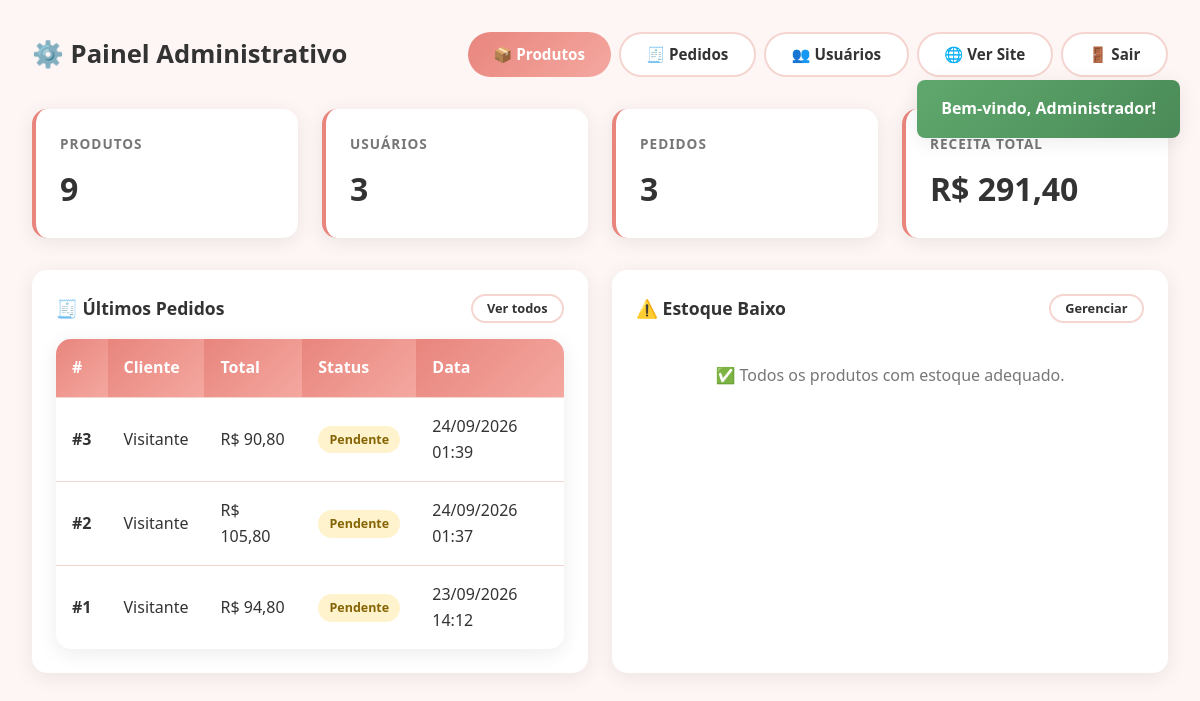
Page /admin/index.php (signed in) on the committed database.
### tables this page shows
CREATE TABLE `pedidos` (
  `id` int(11) NOT NULL,
  `usuario_id` int(11) DEFAULT NULL,
  `total` decimal(10,2) NOT NULL,
  `status` varchar(30) DEFAULT 'pendente',
  `criado_em` timestamp NOT NULL DEFAULT current_timestamp()
);

### includes/functions.php (called while the page is built, shortened)
<?php
require_once __DIR__ . '/../config/database.php';
function getFlash() {
    if (!empty($_SESSION['flash'])) {
        $f = $_SESSION['flash'];
        return $f;
    }
    return null;
}
function e($str) {
    return htmlspecialchars($str ?? '', ENT_QUOTES, 'UTF-8');
}

### config/database.php (called while the page is built)
<?php
class Database {
    private static $host = 'localhost';
    private static $dbname = 'reyvie';
    private static $user = 'root';
    private static $pass = '';
    private static $charset = 'utf8mb4';
    private static $conn = null;
    public static function getConnection() {
        if (self::$conn === null) {
            $dsn = "mysql:host=" . self::$host . ";dbname=" . self::$dbname . ";charset=" . self::$charset;
            $options = [
                PDO::ATTR_ERRMODE            => PDO::ERRMODE_EXCEPTION,
                PDO::ATTR_DEFAULT_FETCH_MODE => PDO::FETCH_ASSOC,
                PDO::ATTR_EMULATE_PREPARES   => false,
            ];
            try {
                self::$conn = new PDO($dsn, self::$user, self::$pass, $options);
            } catch (PDOException $e) {
                die('Erro ao conectar ao banco: ' . $e->getMessage());
            }
        }
        return self::$conn;
    }
}
function db() {
    return Database::getConnection();
}

### admin/index.php (the view, shortened to what this page needs)
<?php
require_once __DIR__ . '/../includes/functions.php';
$totalProdutos = (int) db()->query("SELECT COUNT(*) FROM produtos")->fetchColumn();
$totalUsuarios = (int) db()->query("SELECT COUNT(*) FROM usuarios")->fetchColumn();
$totalPedidos  = (int) db()->query("SELECT COUNT(*) FROM pedidos")->fetchColumn();
$receita       = (float) db()->query("SELECT COALESCE(SUM(total),0) FROM pedidos")->fetchColumn();
$ultimosPedidos = db()->query("
    SELECT p.id, p.total, p.status, p.criado_em, u.nome AS usuario
    FROM pedidos p
    LEFT JOIN usuarios u ON u.id = p.usuario_id
    ORDER BY p.id DESC
    LIMIT 5
")->fetchAll();
$estoqueBaixo = db()->query("
    SELECT id, nome, estoque
    FROM produtos
    WHERE estoque < 10
    ORDER BY estoque ASC
    LIMIT 5
")->fetchAll();
$flash = getFlash();
?>
<!DOCTYPE html>
<html lang="pt-BR">
<head>
</head>
<body>
<?php if ($flash): ?>
    <div class="notificacao <?= $flash['tipo'] ?>"><?= e($flash['msg']) ?></div>
<?php endif; ?>
<div class="wrap">
    <div class="admin-header">
        <h1>⚙️ Painel Administrativo</h1>
        <div class="admin-actions">
            <a href="produtos.php" class="btn btn-primary">📦 Produtos</a>
            <a href="pedidos.php" class="btn btn-secondary">🧾 Pedidos</a>
            <a href="usuarios.php" class="btn btn-secondary">👥 Usuários</a>
            <a href="../index.php" class="btn btn-secondary">🌐 Ver Site</a>
            <a href="../logout.php" class="btn btn-secondary">🚪 Sair</a>
        </div>
    </div>
    <div class="admin-cards">
        <div class="admin-card">
            <h3>Produtos</h3>
            <div class="valor"><?= $totalProdutos ?></div>
        </div>
        <div class="admin-card">
            <h3>Usuários</h3>
            <div class="valor"><?= $totalUsuarios ?></div>
        </div>
        <div class="admin-card">
            <h3>Pedidos</h3>
            <div class="valor"><?= $totalPedidos ?></div>
        </div>
        <div class="admin-card">
            <h3>Receita Total</h3>
            <div class="valor">R$ <?= number_format($receita, 2, ',', '.') ?></div>
        </div>
    </div>
    <div class="admin-grid">
        <div class="admin-panel">
            <div class="admin-panel-header">
                <h2>🧾 Últimos Pedidos</h2>
                <a href="pedidos.php" class="btn btn-secondary btn-sm">Ver todos</a>
            </div>
            <?php if (empty($ultimosPedidos)): ?>
                <p class="empty">Nenhum pedido ainda.</p>
            <?php else: ?>
                <table class="tabela-admin">
                    <thead>
                        <tr>
                            <th>#</th>
                            <th>Cliente</th>
                            <th>Total</th>
                            <th>Status</th>
                            <th>Data</th>
                        </tr>
                    </thead>
                    <tbody>
                        <?php foreach ($ultimosPedidos as $p): ?>
                            <tr>
                                <td><strong>#<?= $p['id'] ?></strong></td>
                                <td><?= e($p['usuario'] ?? 'Visitante') ?></td>
                                <td>R$ <?= number_format($p['total'], 2, ',', '.') ?></td>
                                <td><span class="badge badge-<?= e($p['status']) ?>"><?= e($p['status']) ?></span></td>
                                <td><?= date('d/m/Y H:i', strtotime($p['criado_em'])) ?></td>
                            </tr>
                        <?php endforeach; ?>
                    </tbody>
                </table>
            <?php endif; ?>
        </div>
        <div class="admin-panel">
            <div class="admin-panel-header">
                <h2>⚠️ Estoque Baixo</h2>
                <a href="produtos.php" class="btn btn-secondary btn-sm">Gerenciar</a>
            </div>
            <?php if (empty($estoqueBaixo)): ?>
                <p class="empty">✅ Todos os produtos com estoque adequado.</p>
            <?php endif; ?>
        </div>
    </div>
</div>
</body>
</html>

### style.php (style rules this page uses)
:root { --primary-coral: #e8857d; --primary-pink: #f4a8a0; --light-pink: #f5d5d0; --soft-pink: #fdf6f5; --dark-text: #333333; --gray-text: #777777; --muted-text: #999999; --success-start: #5FA86D; --success-end: #4A8A58; --error-start: #D64545; --error-end: #B83535; --shadow: 0 4px 20px rgba(0, 0, 0, 0.08); --radius-sm: 8px; --radius-md: 10px; --radius-lg: 15px; --transition: .2s ease; }
* { margin: 0; padding: 0; box-sizing: border-box; }
html { scroll-behavior: smooth; }
body { font-family: 'Segoe UI', Tahoma, Geneva, Verdana, sans-serif; background: var(--soft-pink); color: var(--dark-text); line-height: 1.6; }
.notificacao { position: fixed; top: 80px; right: 20px; padding: 1rem 1.5rem; border-radius: var(--radius-sm); color: #fff; font-weight: 600; z-index: 2000; animation: slideIn .3s ease-out; box-shadow: var(--shadow); max-width: 400px; }
.notificacao.sucesso { background: linear-gradient(135deg, var(--success-start), var(--success-end)); }
.wrap { max-width: 1200px; margin: 0 auto; padding: 2rem; }
.btn { border: none; border-radius: 50px; padding: .8rem 1.6rem; font-weight: 600; cursor: pointer; font-size: .95rem; transition: transform var(--transition), box-shadow var(--transition); text-decoration: none; display: inline-flex; align-items: center; justify-content: center; gap: .4rem; font-family: inherit; line-height: 1; }
.btn-primary { background: linear-gradient(135deg, var(--primary-coral), var(--primary-pink)); color: #fff; }
.btn-secondary { background: #fff; color: var(--dark-text); border: 2px solid var(--light-pink); }
.btn-sm { padding: .4rem .9rem; font-size: .8rem; }
.tabela-admin { width: 100%; background: #fff; border-radius: var(--radius-lg); overflow: hidden; border-collapse: collapse; box-shadow: var(--shadow); }
.tabela-admin th, .tabela-admin td { padding: 1rem; text-align: left; border-bottom: 1px solid var(--light-pink); vertical-align: middle; }
.tabela-admin th { background: linear-gradient(135deg, var(--primary-coral), var(--primary-pink)); color: #fff; font-weight: 600; }
.tabela-admin tr:last-child td { border-bottom: none; }
.tabela-admin tbody tr { transition: background var(--transition); }
.admin-cards { display: grid; grid-template-columns: repeat(auto-fit, minmax(200px, 1fr)); gap: 1.5rem; margin-bottom: 2rem; }
.admin-card { background: #fff; padding: 1.5rem; border-radius: var(--radius-lg); box-shadow: var(--shadow); border-left: 4px solid var(--primary-coral); transition: transform var(--transition); }
.admin-card h3 { font-size: .85rem; color: var(--gray-text); text-transform: uppercase; letter-spacing: 1px; margin-bottom: .5rem; }
.admin-card .valor { font-size: 2rem; font-weight: 700; color: var(--dark-text); }
.admin-header { display: flex; justify-content: space-between; align-items: center; flex-wrap: wrap; gap: 1rem; margin-bottom: 2rem; }
.admin-header h1 { font-size: 1.6rem; }
.admin-actions { display: flex; gap: .5rem; flex-wrap: wrap; }
.admin-grid { display: grid; grid-template-columns: 1fr 1fr; gap: 1.5rem; }
.admin-panel { background: #fff; padding: 1.5rem; border-radius: var(--radius-lg); box-shadow: var(--shadow); }
.admin-panel-header { display: flex; justify-content: space-between; align-items: center; margin-bottom: 1rem; gap: .5rem; flex-wrap: wrap; }
.admin-panel-header h2 { font-size: 1.1rem; }
.empty { color: var(--gray-text); text-align: center; padding: 1.5rem; }
.badge { display: inline-block; padding: .25rem .7rem; border-radius: 50px; font-size: .78rem; font-weight: 600; background: #eee; color: #555; text-transform: capitalize; }
.badge-pendente { background: #fff3cd; color: #856404; }

### rows in the picture
pedidos: id "3", usuario "Visitante", total "90,80", status "Pendente", criado_em "24/09/2026 01:39"
pedidos: id "2", usuario "Visitante", total "105,80", status "Pendente", criado_em "24/09/2026 01:37"
pedidos: id "1", usuario "Visitante", total "94,80", status "Pendente", criado_em "23/09/2026 14:12"

### other values in the picture
$flash['msg'] "Bem-vindo, Administrador!"
$totalProdutos "9"
$totalUsuarios "3"
$totalPedidos "3"
$receita "291,40"
